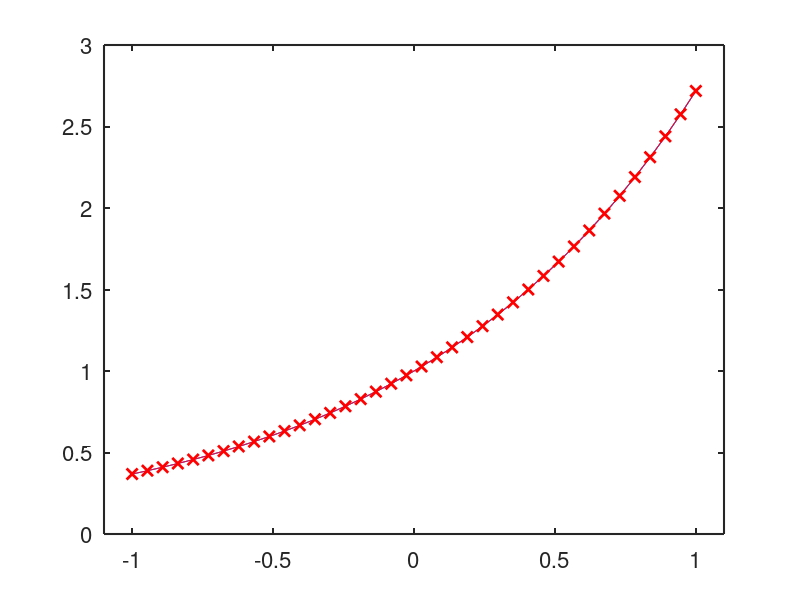

The MATLAB source for this figure:
%% Exercise 8.5
clc; clear; close all;
%% 1)
% Determine how many equally spaced nodes x_i are needed in order
% to get an interpolation error with infinity norm smaller than 10^-3.

f = @(x) exp(x);
% We know that (in particular, C = 1/8)
%	 norm{err, inf}<= h^2/8 norm(f''(x),inf)
%                <= h^2/8 norm(e^x,inf)
%                <= h^2/8 e < \eps = 10^-3
%	thus
h = sqrt( 1e-3 * 8 / exp(1) )

% and the required number of nodes is
n = ceil(2 / h) + 1 % = 38
%% 2)
% Construct the interpolating polynomial using such number
% of nodes, compute the error numerically and check if
% the request is satisfied.
x = linspace(-1, 1, n);
y = exp(x);

x_plot = linspace(-1, 1, 1000);

y_plot = interp1(x,y,x_plot);

figure
plot(x_plot, f(x_plot), 'b-', x_plot, y_plot, 'r-', x, y, 'rx', 'LineWidth', 2, 'MarkerSize', 8)
axis([-1.1 1.1 0 3])
set(gca,'FontSize', 16)
set(gca,'LineWidth', 1.5)

err = max(abs(f(x_plot) - y_plot))

% The requirement is satisfied.
